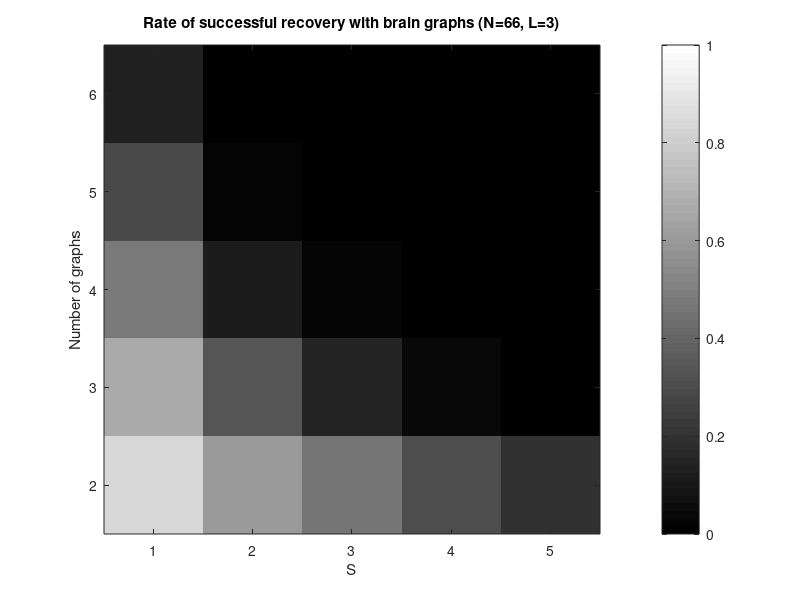

The MATLAB source for this figure:
% Edit the last element to select number of columns / values of S.
SS = 1:6;
NUM_GRAPHS = 2:6;

data_matrix = [0.829 0.668 0.479 0.283 0.126; ...
               0.603 0.342 0.110 0.022 0.000; ...
               0.455 0.145 0.020 0.001 0.000; ...
               0.301 0.043 0.001 0.000 0.000; ...
               0.198 0.009 0.000 0.000 0.000]';

figure
imagesc(data_matrix)
axis xy
xticks(SS)
yticks(NUM_GRAPHS-1)
yticklabels(NUM_GRAPHS)
xlabel('S')
ylabel('Number of graphs')
caxis([0 1])
colormap gray
colorbar
title('Rate of successful recovery with brain graphs (N=66, L=3)')
